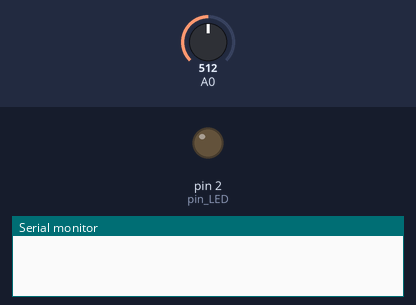
The sketch below on a simulated Arduino Uno, built with avr-gcc and run on an emulated ATmega328P. On the bench: output pins drawn as LEDs (lit = HIGH), the last lines printed to the serial monitor. Dashed ring = blinking. The inputs (shaded band) are chosen by the test bench; at power-on: A0 = 512.

Above: at 0.1 s.
At 1.2 s:
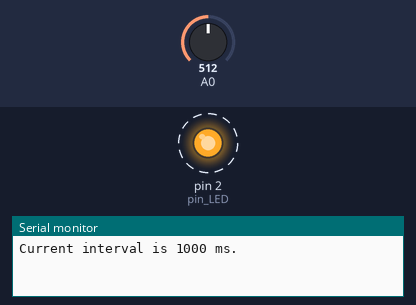
1.3 s: A0 set to 0
4.3 s: A0 set to 511
At 6.7 s:
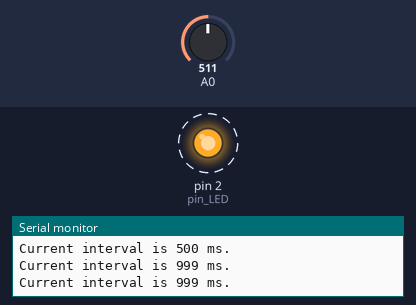
Timing chart, 0 to 12.4 s (numbered marks = the images above; inputs shaded):
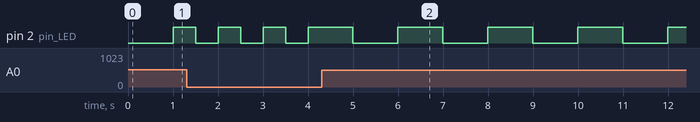

The sketch:

LAB_6_2_5_201812145_.ino
```cpp
//가변저항으로 LED의 점멸 간격 조절
//가변저항이 커지면 interval 증가 -> 점멸간격 길어짐
int pin_LED = 2; //LED 연결 핀
unsigned long time_previous, time_current;
unsigned long interval = 1000; //점멸 간격
boolean LED_state = false;

void setup() {
  pinMode(A0, INPUT);
  pinMode(pin_LED, OUTPUT);
  digitalWrite(pin_LED, LED_state);
  Serial.begin(9600);
  time_previous = millis(); //현재 시간
}

void loop() {
  time_current = millis();
  if(time_current - time_previous >= interval){
    Serial.print("Current interval is ");
    Serial.print(interval);
    Serial.println(" ms.");
    //시작 시간 갱신
    time_previous = time_current;
    LED_state = !LED_state;
    digitalWrite(pin_LED, LED_state);
  }
  //가변저항 읽기
  int adc= analogRead(A0);
  //점멸 간결으로 변환 - 0.5 ~ 1.5초 사이의 시간으로 매핑
  interval = map(adc, 0, 1023, 500, 1500);
}
```

Measured:
- after the input at 4.3 s, pin 2 (pin_LED): alternates HIGH for 1.0 s and LOW for 1.0 s, starting after 0.70 s
- by itself, pin 2 (pin_LED): alternates HIGH for 0.50 s and LOW for 0.50 s
